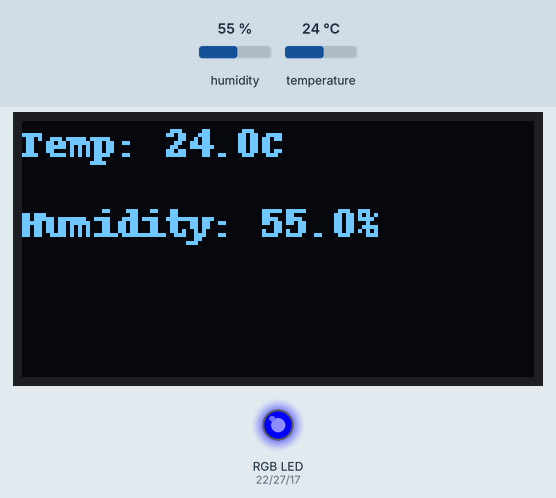
Simulated run of this program. Board: Raspberry Pi (BCM pin numbers). On the bench: 128×64 one-colour display, an RGB LED mixed from three pins (HIGH = lit). The inputs (shaded band) are chosen by the test bench; at power-on: temperature 24 °C, humidity 55 %.

Above: at 1.2 s.
1.3 s: temperature set to 20.6 °C
At 3.5 s:
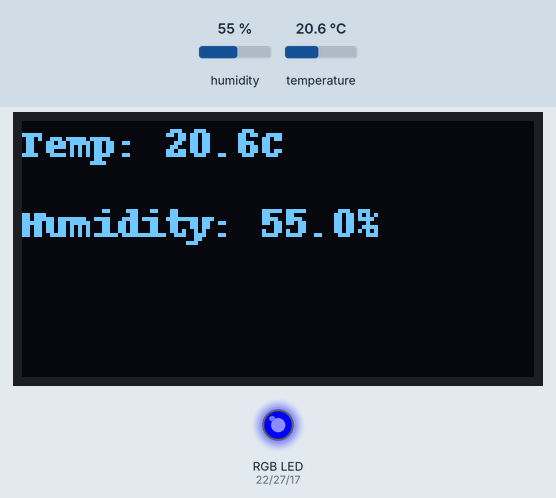
4.4 s: temperature set to 19.6 °C
At 5.6 s:
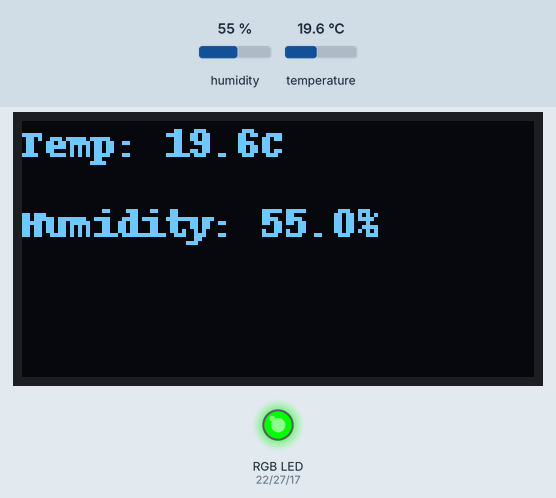
7.5 s: temperature set to 33 °C
At 10.7 s:
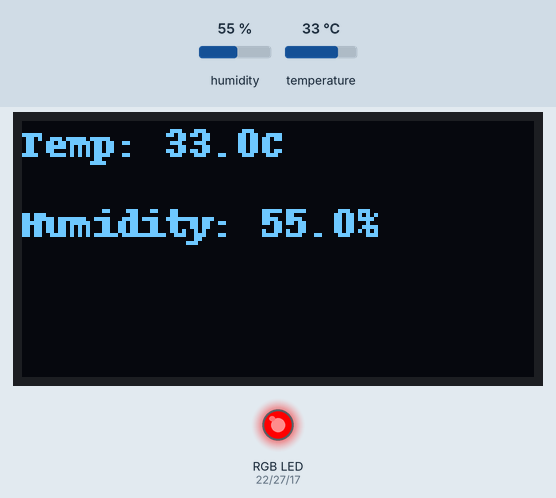
11.0 s: humidity set to 22 %
At 13.0 s:
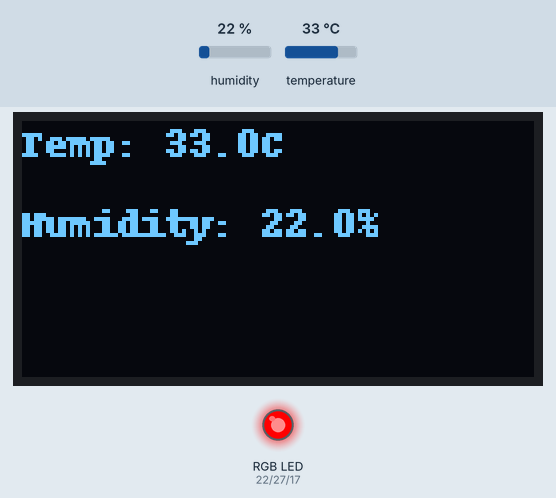
Timing chart, 0 to 14.5 s (numbered marks = the images above; inputs shaded):
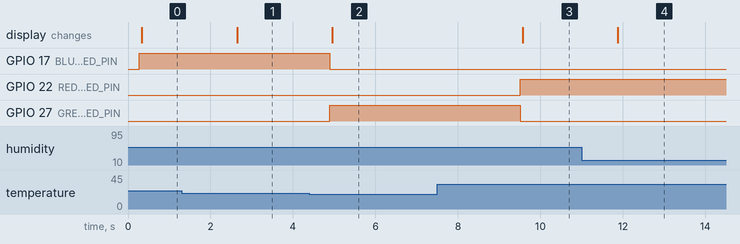

Measured:
- the behaviour switches between 20.1 and 20 °C on temperature (found by bisection; images 1 and 2)
- after the input at 1.3 s, the display: changes after 1.3 s (image 1)
- after the input at 4.4 s, GPIO 17 (BLUE_LED_PIN): HIGH → LOW after 0.50 s; GPIO 27 (GREEN_LED_PIN): LOW → HIGH after 0.50 s; the display: changes after 0.55 s (image 2)
- after the input at 7.5 s, GPIO 22 (RED_LED_PIN): LOW → HIGH after 2.0 s; GPIO 27 (GREEN_LED_PIN): HIGH → LOW after 2.0 s; the display: changes after 2.1 s (image 3)
- after the input at 11.0 s, the display: changes after 0.88 s (image 4)

The program:

DHT_Oled_RGB.py
```python
import time
import board
import adafruit_dht
import adafruit_ssd1306
from PIL import Image, ImageDraw, ImageFont
import RPi.GPIO as GPIO

# Setup GPIO
GPIO.setmode(GPIO.BCM)

# Define the GPIO pins for the LEDs
RED_LED_PIN = 22
GREEN_LED_PIN = 27
BLUE_LED_PIN = 17

# Setup the GPIO pins as outputs
GPIO.setup(RED_LED_PIN, GPIO.OUT)
GPIO.setup(GREEN_LED_PIN, GPIO.OUT)
GPIO.setup(BLUE_LED_PIN, GPIO.OUT)

# Initialize the DHT11 sensor
dht_device = adafruit_dht.DHT22(board.D24)  # Use the GPIO pin you connected to

# Initialize the SSD1306 display
DISPLAY_WIDTH = 128
DISPLAY_HEIGHT = 64
DISPLAY_ADDRESS = 0x3C  # Default I2C address for the SSD1306

# Set up I2C for the display
i2c = board.I2C()
display = adafruit_ssd1306.SSD1306_I2C(DISPLAY_WIDTH, DISPLAY_HEIGHT, i2c)

# Create an image object to draw on the display
image = Image.new('1', (DISPLAY_WIDTH, DISPLAY_HEIGHT))
draw = ImageDraw.Draw(image)

# Load a default font
font = ImageFont.load_default()

def display_readings(temperature, humidity):
    # Clear the display
    draw.rectangle((0, 0, DISPLAY_WIDTH, DISPLAY_HEIGHT), outline=0, fill=0)

    # Draw the temperature and humidity on the display
    draw.text((0, 0), f"Temp: {temperature:.1f}C", font=font, fill=255)
    draw.text((0, 20), f"Humidity: {humidity:.1f}%", font=font, fill=255)

   # Display the image
    display.image(image)
    display.show()

def update_leds(temperature_c):
    # Turn off all LEDs initially
    GPIO.output(RED_LED_PIN, GPIO.LOW)
    GPIO.output(GREEN_LED_PIN, GPIO.LOW)
    GPIO.output(BLUE_LED_PIN, GPIO.LOW)

    # Turn on the appropriate LED based on temperature
    if temperature_c >= 30:
        GPIO.output(RED_LED_PIN, GPIO.HIGH)
    elif 20 >= temperature_c <= 30:
        GPIO.output(GREEN_LED_PIN, GPIO.HIGH)
    else:
        GPIO.output(BLUE_LED_PIN, GPIO.HIGH)

while True:
    try:
        # Read temperature and humidity from the DHT11 sensor
        temperature_c = dht_device.temperature
        humidity = dht_device.humidity
        update_leds(temperature_c)

        if humidity is not None and temperature_c is not None:
            display_readings(temperature_c, humidity)
        else:
            print("Failed to retrieve data from sensor")

    except RuntimeError as error:
        print(f"RuntimeError: {error}")
        GPIO.output(RED_LED_PIN, GPIO.LOW)
        GPIO.output(GREEN_LED_PIN, GPIO.LOW)
        GPIO.output(BLUE_LED_PIN, GPIO.LOW)

    # Wait before the next reading
    time.sleep(2)
```
